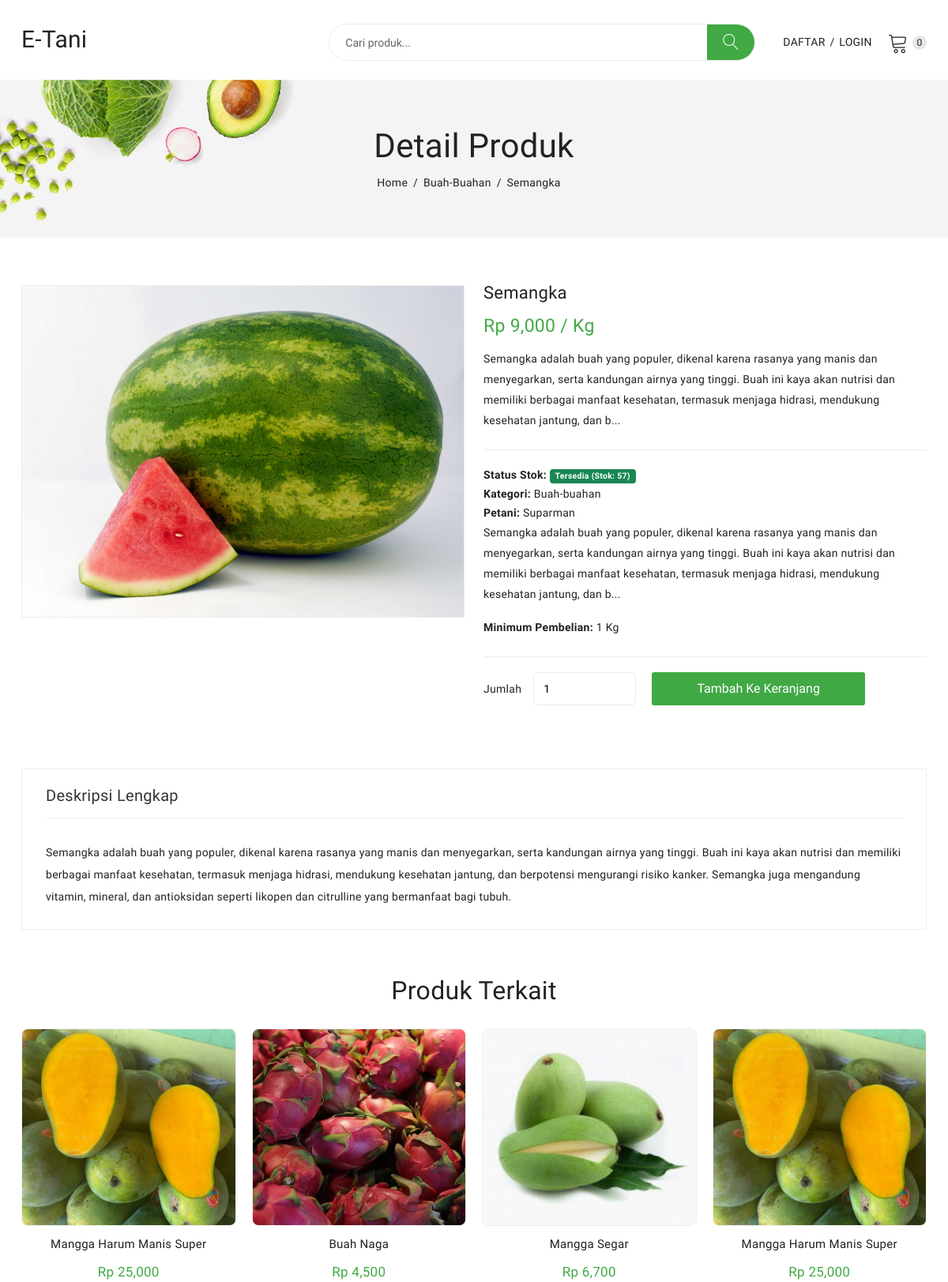
Screenshot of /detail_produk.php?id=7 with the database file from the repository.
### tables this page shows
CREATE TABLE `produk` (
  `id_produk` int(11) NOT NULL,
  `id_petani` int(11) NOT NULL,
  `id_kategori` int(11) NOT NULL,
  `nama_produk` varchar(255) NOT NULL,
  `deskripsi` text NOT NULL,
  `harga` decimal(10,0) NOT NULL,
  `satuan` varchar(20) NOT NULL COMMENT 'Contoh: kg, ikat, buah',
  `stok` int(11) NOT NULL,
  `foto_produk` varchar(255) NOT NULL,
  `status_produk` enum('Tersedia','Habis') NOT NULL DEFAULT 'Tersedia',
  `tgl_upload` timestamp NULL DEFAULT current_timestamp(),
  `minimum_pembelian` int(11) DEFAULT 1
);

CREATE TABLE `kategori_produk` (
  `id_kategori` int(11) NOT NULL,
  `nama_kategori` varchar(100) NOT NULL
);

CREATE TABLE `petani` (
  `id_petani` int(11) NOT NULL,
  `nama_petani` varchar(100) NOT NULL,
  `email` varchar(100) NOT NULL,
  `password` varchar(255) NOT NULL,
  `telp` varchar(20) NOT NULL,
  `alamat_petani` text NOT NULL,
  `foto_petani` varchar(255) DEFAULT 'default.png',
  `status_akun` enum('Aktif','Non-Aktif','Menunggu Verifikasi') NOT NULL DEFAULT 'Menunggu Verifikasi'
);

### detail_produk.php (the view, shortened to what this page needs)
<?php
include 'admin/inc/koneksi.php';
$id_produk = (int)$_GET['id'];
$query_produk = $con->query("SELECT
                                p.*,
                                k.nama_kategori,
                                pt.nama_petani
                            FROM produk p
                            JOIN kategori_produk k ON p.id_kategori = k.id_kategori
                            JOIN petani pt ON p.id_petani = pt.id_petani
                            WHERE p.id_produk = '$id_produk' AND p.status_produk = 'Tersedia'");
$produk = $query_produk->fetch_assoc();
include 'header.php';
$id_kategori_terkait = $produk['id_kategori'];
$query_terkait = $con->query("SELECT * FROM produk
                              WHERE id_kategori = '$id_kategori_terkait'
                              AND id_produk != '$id_produk'
                              AND status_produk = 'Tersedia'
                              LIMIT 4");
?>
<div class="breadcrumbs_area">
    <div class="container">
        <div class="row">
            <div class="col-12">
                <div class="breadcrumb_content">
                    <h3>Detail Produk</h3>
                    <ul>
                        <li><a href="index.php">Home</a></li>
                        <li><a href="index.php?kategori=<?= $produk['id_kategori']; ?>"><?= $produk['nama_kategori']; ?></a></li>
                        <li><?= htmlspecialchars($produk['nama_produk']); ?></li>
                    </ul>
                </div>
            </div>
        </div>
    </div>
</div>
<div class="product_details mt-60 mb-60">
    <div class="container">
        <div class="row">
            <div class="col-lg-6 col-md-6">
                <div class="product-details-tab">
                    <div id="img-1" class="zoomWrapper single-zoom">
                        <a href="#">
                            <img id="zoom1" src="admin/images/produk/<?= $produk['foto_produk']; ?>" data-zoom-image="admin/images/produk/<?= $produk['foto_produk']; ?>" alt="Foto Produk">
                        </a>
                    </div>
                </div>
            </div>
            <div class="col-lg-6 col-md-6">
                <div class="product_d_right">
                    <form action="keranjang.php?aksi=tambah&id=<?= $produk['id_produk']; ?>" method="POST">
                        <h1><?= htmlspecialchars($produk['nama_produk']); ?></h1>
                        <div class="price_box">
                            <span class="current_price">Rp <?= number_format($produk['harga']); ?> / <?= $produk['satuan']; ?></span>
                        </div>
                        <div class="product_desc">
                            <p><?= substr(strip_tags($produk['deskripsi']), 0, 250); ?>...</p>
                        </div>
                        <div class="product_variant_info">
                            <ul>
                                <li><b>Status Stok:</b>
                                    <?php if ($produk['stok'] > 0): ?>
                                        <span class="badge bg-success">Tersedia (Stok: <?= $produk['stok'] ?>)</span>
                                    <?php else: ?>
                                        <span class="badge bg-danger">Habis</span>
                                    <?php endif; ?>
                                </li>
                                <li><b>Kategori:</b> <a href="index.php?kategori=<?= $produk['id_kategori']; ?>"><?= $produk['nama_kategori']; ?></a></li>
                                <li><b>Petani:</b> <?= $produk['nama_petani']; ?></li>
                                <div class="product_desc">
                                    <p><?= substr(strip_tags($produk['deskripsi']), 0, 250); ?>...</p>
                                    <p><strong>Minimum Pembelian:</strong> <?= $produk['minimum_pembelian']; ?> <?= $produk['satuan']; ?></p>
                                </div>
                            </ul>
                        </div>
                        <?php if ($produk['stok'] > 0): ?>
                            <div class="product_variant quantity">
                                <label>Jumlah</label>
                                <input min="<?= $produk['minimum_pembelian']; ?>"
                                    max="<?= $produk['stok']; ?>"
                                    value="<?= $produk['minimum_pembelian']; ?>"
                                    type="number"
                                    name="jumlah"
                                    required>
                                <button class="button" type="submit">Tambah ke Keranjang</button>
                            </div>
                        <?php else: ?>
                            <div class="product_variant quantity">
                                <button class="button" type="button" disabled>Stok Habis</button>
                            </div>
                        <?php endif; ?>
                    </form>
                </div>
            </div>
        </div>
    </div>
</div>
<div class="product_d_info mb-60">
    <div class="container">
        <div class="row">
            <div class="col-12">
                <div class="product_d_inner">
                    <div class="product_info_button">
                        <ul class="nav" role="tablist">
                            <li>
                                <a class="active" data-bs-toggle="tab" href="#info" role="tab" aria-controls="info" aria-selected="false">Deskripsi Lengkap</a>
                            </li>
                        </ul>
                    </div>
                    <div class="tab-content">
                        <div class="tab-pane fade show active" id="info" role="tabpanel">
                            <div class="product_info_content">
                                <p><?= nl2br(htmlspecialchars($produk['deskripsi'])); ?></p>
                            </div>
                        </div>
                    </div>
                </div>
            </div>
        </div>
    </div>
</div>
<?php if ($query_terkait->num_rows > 0) : ?>
    <section class="related_product_area mb-50">
        <div class="container">
            <div class="row">
                <div class="col-12">
                    <div class="section_title">
                        <h2>Produk Terkait</h2>
                    </div>
                    <div class="product_carousel product_column4 owl-carousel">
                        <?php while ($terkait = $query_terkait->fetch_assoc()): ?>
                            <div class="single_product">
                                <div class="product_thumb">
                                    <a class="primary_img" href="detail_produk.php?id=<?= $terkait['id_produk']; ?>">
                                        <img class="gambar-produk-seragam" src="admin/images/produk/<?= $terkait['foto_produk']; ?>" alt="">
                                    </a>
                                </div>
                                <div class="product_content">
                                    <h4 class="product_name"><a href="detail_produk.php?id=<?= $terkait['id_produk']; ?>"><?= htmlspecialchars($terkait['nama_produk']); ?></a></h4>
                                    <div class="price_box">
                                        <span class="current_price">Rp <?= number_format($terkait['harga']); ?></span>
                                    </div>
                                </div>
                            </div>
                        <?php endwhile; ?>
                    </div>
                </div>
            </div>
        </div>
    </section>
<?php endif; ?>
<?php
include 'footer.php';
?>

### header.php (style rules this page uses)
.gambar-produk-seragam { width: 100%; height: 250px; object-fit: cover; border: 1px solid #eee; border-radius: 8px; }

### rows the page displays
produk: id_kategori.nama_kategori "Buah-Buahan", nama_produk "Semangka", foto_produk (picture), harga "9,000", satuan "Kg", deskripsi "Semangka adalah buah yang populer, dikenal karena rasanya yang manis dan menyegarkan, serta kandungan airnya yang tinggi. Buah ini kaya akan nutrisi dan memiliki berbagai manfaat kesehatan, termasuk menjaga hidrasi, mendukung kesehatan jantung, dan b", stok "57", id_kategori.nama_kategori "Buah-buahan", id_petani.nama_petani "Suparman", minimum_pembelian "1", jumlah "1", deskripsi "Semangka adalah buah yang populer, dikenal karena rasanya yang manis dan menyegarkan, serta kandungan airnya yang tinggi. Buah ini kaya akan nutrisi dan memiliki berbagai manfaat kesehatan, termasuk menjaga hidrasi, mendukung kesehatan jantung, dan berpotensi mengurangi risiko kanker. Semangka juga mengandung vitamin, mineral, dan antioksidan seperti likopen dan citrulline yang bermanfaat bagi tubuh."
produk: foto_produk (picture), nama_produk "Mangga Harum Manis Super", harga "25,000"
produk: foto_produk (picture), nama_produk "Buah Naga", harga "4,500"
produk: foto_produk (picture), nama_produk "Mangga Segar", harga "6,700"
